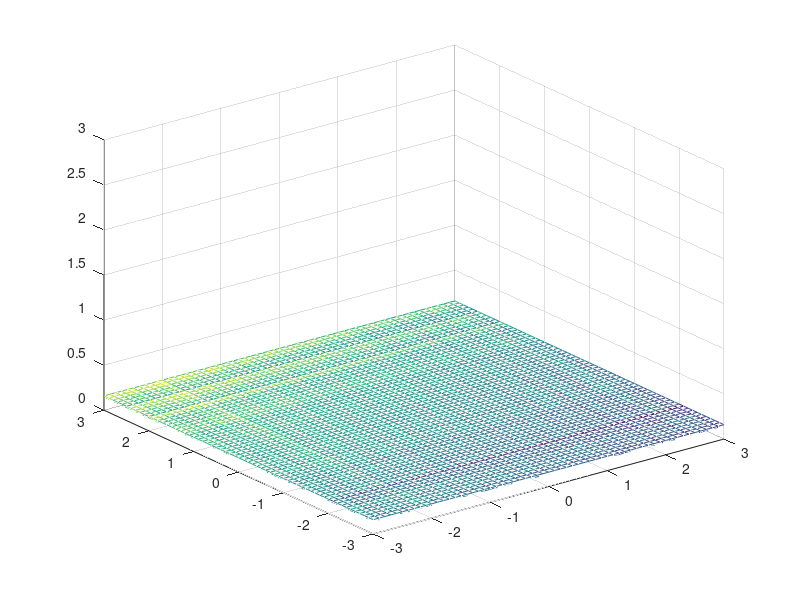

This figure's MATLAB source:
function [] = Problem9

% Parameters for cases (a)-(f)
mean1=0;
mean2=0;
sigma1=1;
sigma2=1;
correlation_coefficient=0;

test=1;

% Plot pdf results from each set of parameters
[x,y] = meshgrid(-3:.1:3);

% Joint pdf of X and Y
f_XY=(1/(2*pi*sigma1*sigma2*sqrt(1-correlation_coefficient^2)))*...
    exp((-1/(2*(1-correlation_coefficient^2)))*...
    ((x-mean1)/sigma1)^2-...
    (2*correlation_coefficient*((x-mean1)/sigma1)*((y-mean2)/sigma2))+...
    ((y-mean2)/sigma2)^2);

% Plot 
close all;
figure;
meshc(x,y,f_XY);
axis([-3,3,-3,3,0,3]);


%%
x=-3;
y=-3;
f_XY=(1/(2*pi*sigma1*sigma2*sqrt(1-correlation_coefficient^2)))*...
    exp((-1/(2*(1-correlation_coefficient^2)))*...
    ((x-mean1)/sigma1)^2-...
    (2*correlation_coefficient*((x-mean1)/sigma1)*((y-mean2)/sigma2))+...
    ((y-mean2)/sigma2)^2);

test=1;

%%
for ii=1:size(x)
    f_XY(1,ii)=(1/(2*pi*sigma1*sigma2*sqrt(1-correlation_coefficient^2)))*...
        exp((-1/(2*(1-correlation_coefficient^2)))*...
        ((x(ii)-mean1)/sigma1)^2-...
        (2*correlation_coefficient*((x(ii)-mean1)/sigma1)*((y(ii)-mean2)/sigma2))+...
        ((y(ii)-mean2)/sigma2)^2);
end
f_XY=ones(61,1)*f_XY;

test=1;